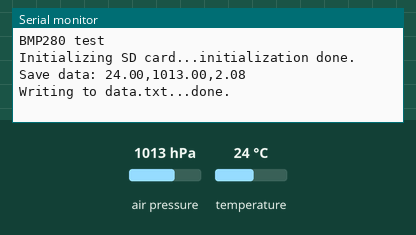
Recording of a sketch running on a simulated Arduino Uno, built with avr-gcc and run on an emulated ATmega328P. Parts: the last lines printed to the serial monitor. The inputs (shaded band) are chosen by the test bench; at power-on: air pressure 1013 hPa, temperature 24 °C. Storage starts empty.

Above: at 3.2 s.
3.3 s: air pressure set to 952 hPa
At 12.8 s:
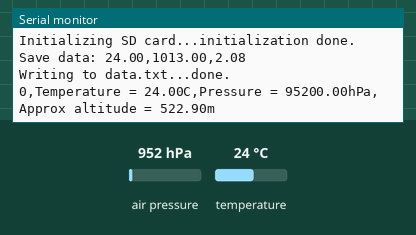
13.3 s: temperature set to 12 °C
At 14.1 s:
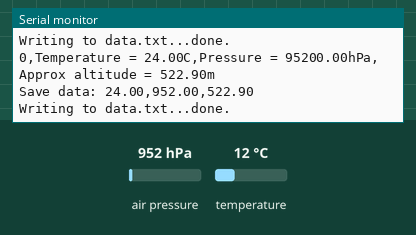
16.6 s: air pressure set to 975 hPa
At 24.5 s:
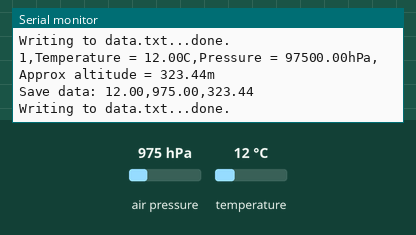

The sketch:

SD_BMP280.ino
```cpp
#include <SD.h>
#include <Adafruit_BMP280.h>
#include <Wire.h>
#include <SPI.h>

#define SEALEVELPRESSURE_HPA (1013.25)
Adafruit_BMP280 bmp;

File myFile;
String Temperature, Pressure, Altitude, Data;
int paquete=0;

void setup() {
  Serial.begin(9600);
  delay(2000);
  // see if the sensor is present and can be initialized:
  bool status;
  while ( !Serial ) delay(100);   // wait for native usb
  Serial.println(F("BMP280 test"));
  //status = bmp.begin(BMP280_ADDRESS_ALT, BMP280_CHIPID);
  status = bmp.begin(0x76);
  if (!status) {
    Serial.println(F("Could not find a valid BMP280 sensor, check wiring or "
                      "try a different address!"));
    Serial.print("SensorID was: 0x"); Serial.println(bmp.sensorID(),16);
    Serial.print("        ID of 0xFF probably means a bad address, a BMP 180 or BMP 085\n");
    Serial.print("   ID of 0x56-0x58 represents a BMP 280,\n");
    Serial.print("        ID of 0x60 represents a BME 280.\n");
    Serial.print("        ID of 0x61 represents a BME 680.\n");
    while (1) delay(10);
  }
// see if the card is present and can be initialized:
  Serial.print("Initializing SD card...");
  if (!SD.begin(10)) {
    Serial.println("initialization failed!");
    while (1);
  }
  Serial.println("initialization done.");
  myFile = SD.open("data.txt", FILE_WRITE);
  if (myFile) {
    myFile.println( "Temperature(°C), Pressure(hPa), Altitude(m) \r\n");
    myFile.close();
  }
  else {
    Serial.println("error opening data.txt");
  }
  /* Default settings from datasheet. */
  bmp.setSampling(Adafruit_BMP280::MODE_NORMAL,     /* Operating Mode. */
                  Adafruit_BMP280::SAMPLING_X2,     /* Temp. oversampling */
                  Adafruit_BMP280::SAMPLING_X16,    /* Pressure oversampling */
                  Adafruit_BMP280::FILTER_X16,      /* Filtering. */
                  Adafruit_BMP280::STANDBY_MS_500); /* Standby time. */
}

void loop() {
  data_logging();
  delay(10000);

    Serial.print(paquete);
    Serial.print(",");

    Serial.print(F("Temperature = "));
    Serial.print(bmp.readTemperature());
    Serial.print("C");
    Serial.print(",");

    Serial.print(F("Pressure = "));
    Serial.print(bmp.readPressure());
    Serial.print("hPa");
    Serial.print(",");

    Serial.print(F("Approx altitude = "));
    Serial.print(bmp.readAltitude(1013.25)); /* Adjusted to local forecast! */
    Serial.print("m");
    Serial.println();

    delay(1000);
    paquete++;
}

void data_logging() {
  String Temperature = String(bmp.readTemperature(), 2);
  String Pressure = String(bmp.readPressure()/ 100.0F, 2);
  String Altitude = String(bmp.readAltitude(SEALEVELPRESSURE_HPA), 2);

  Data = Temperature + "," + Pressure + "," + Altitude ;
  Serial.print("Save data: ");
  Serial.println(Data);

  myFile = SD.open("data.txt", FILE_WRITE);
  if (myFile) {
    Serial.print("Writing to data.txt...");
    myFile.println(Data);
    myFile.close();
    Serial.println("done.");
  } else {
    Serial.println("error opening data.txt");
  }
  Serial.println();
}
```

Measured:
- after the input at 3.3 s, the serial monitor: prints a new line after 8.8 s (image 1)
- after the input at 16.6 s, the serial monitor: prints a new line after 6.5 s (image 3)
